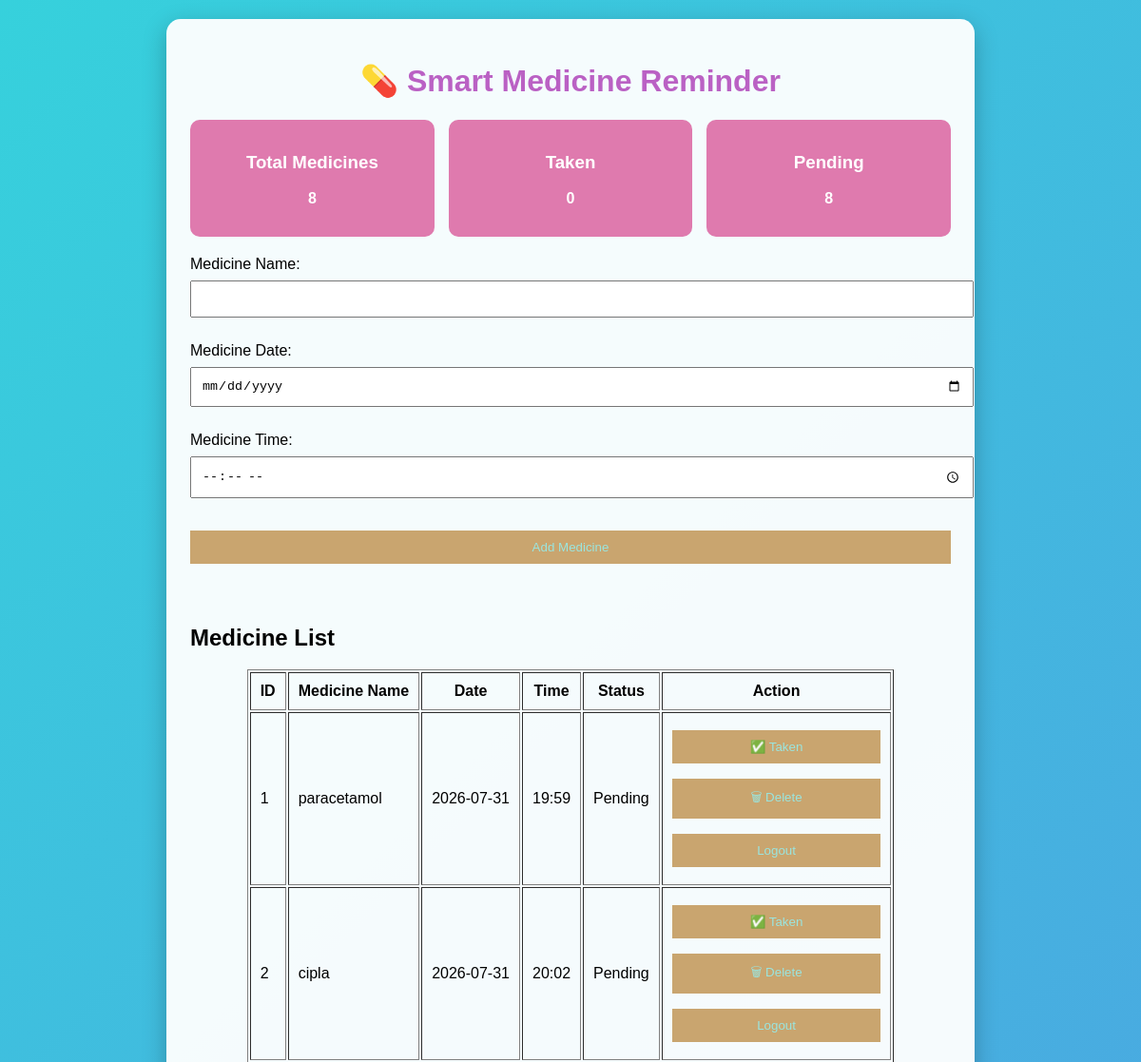
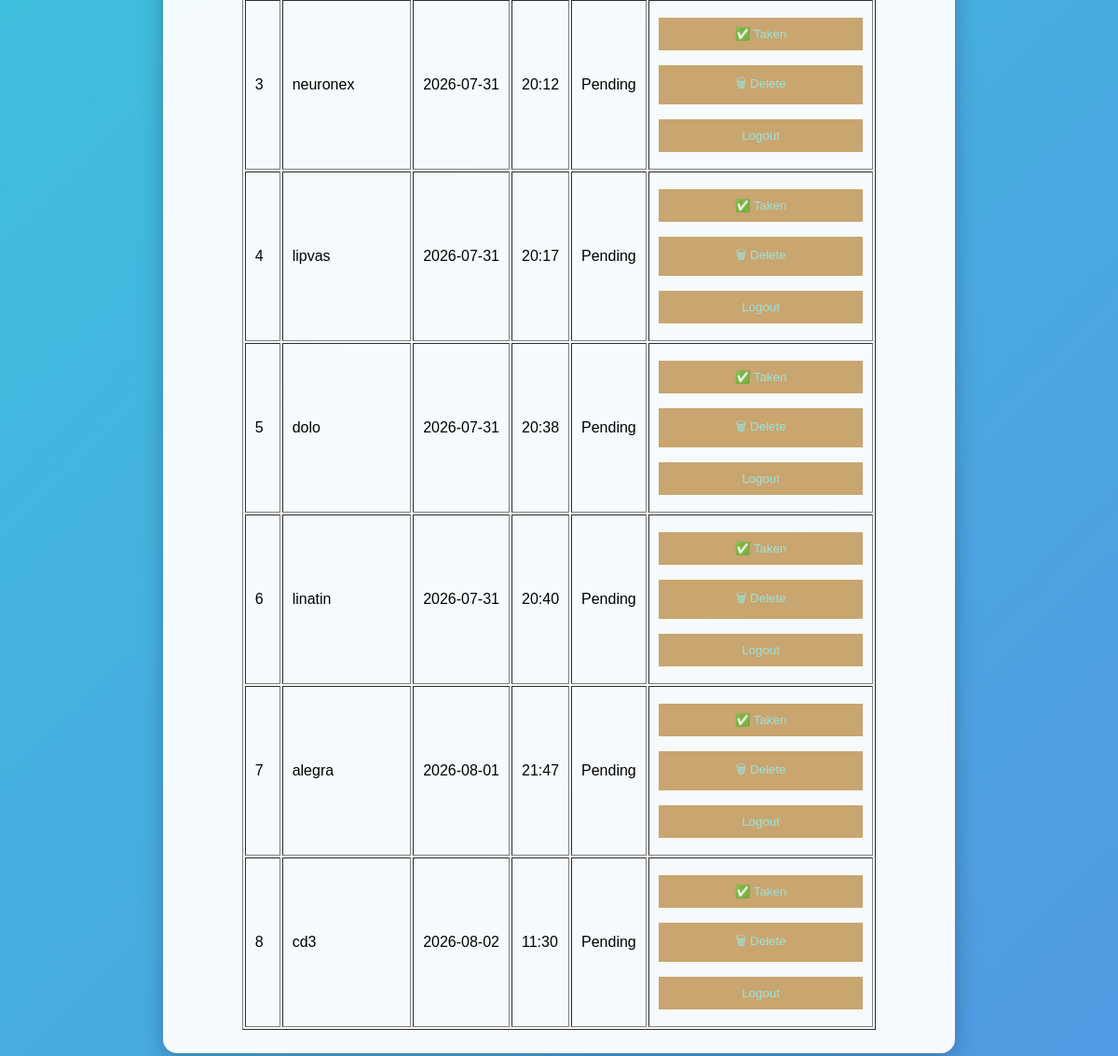
Screenshot of /home (signed in) with the database file from the repository (2 pictures, top to bottom).
### tables this page shows
CREATE TABLE medicine (
    id INTEGER PRIMARY KEY AUTOINCREMENT,
    medicine_name TEXT NOT NULL,
    medicine_date TEXT NOT NULL,
    medicine_time TEXT NOT NULL,
    status TEXT DEFAULT 'Pending'
);

### app.py (the view)
@app.route("/home")
def home():
    if "username" not in session:
        return redirect("/login")
    conn = sqlite3.connect("database.db")
    cursor = conn.cursor()
    cursor.execute("SELECT * FROM medicine")
    medicines = cursor.fetchall()
    total = len(medicines)
    taken = sum(1 for medicine in medicines if medicine[4] == "Taken")
    pending = total - taken
    conn.close()
    return render_template(
        "index.html",
        medicines=medicines,
        total=total,
        taken=taken,
        pending=pending
    )

### templates/index.html (shortened to what this page needs)
<!DOCTYPE html>
<html>
<head>
    <link rel="stylesheet" href="{{ url_for('static', filename='style.css') }}">
</head>
<body>
    <div class="container">
<h1>💊 Smart Medicine Reminder</h1>
<div class="dashboard">
    <div class="card">
        <h3>Total Medicines</h3>
        <p>{{total}}</p>
    </div>
    <div class="card">
        <h3>Taken</h3>
        <p>{{taken}}</p>
    </div>
    <div class="card">
        <h3>Pending</h3>
        <p>{{pending}}</p>
    </div>
</div>
<form action="/add" method="POST">
    <label>Medicine Name:</label><br>
    <input type="text" name="medicine_name" required><br><br>
    <label>Medicine Date:</label><br>
    <input type="date" name="medicine_date" required><br><br>
    <label>Medicine Time:</label><br>
    <input type="time" name="medicine_time" required><br><br>
    <button type="submit">Add Medicine</button>
</form>
<br><br>
<h2>Medicine List</h2>
<table border="1" align="center" cellpadding="10">
<tr>
    <th>ID</th>
    <th>Medicine Name</th>
    <th>Date</th>
    <th>Time</th>
    <th>Status</th>
    <th>Action</th>
</tr>
{% for medicine in medicines %}
<tr>
    <td>{{ medicine[0] }}</td>
    <td>{{ medicine[1] }}</td>
    <td>{{ medicine[2] }}</td>
    <td>{{ medicine[3] }}</td>
    <td>{{ medicine[4] }}</td>
<td>
    <a href="/taken/{{ medicine[0] }}">
        <button>✅ Taken</button>
    </a>
    <a href="/delete/{{ medicine[0] }}">
        <button>🗑 Delete</button>
    </a>
    <a href="/logout">
    <button>Logout</button>
    </a>
</td>
</tr>
{% endfor %}
</table>
</div>
</body>
</html>

### static/style.css (style rules this page uses)
body { font-family: Arial, sans-serif; margin: 0; padding: 20px; background: linear-gradient(135deg, #36D1DC, #5B86E5, #A770EF, #FF6FD8); background-size: 400% 400%; animation: gradientBG 10s ease infinite; }
.container { max-width:800px; margin:auto; background:rgba(255,255,255,0.95); padding:25px; border-radius:15px; box-shadow:0 8px 25px rgba(0,0,0,0.25); }
h1 { text-align: center; color: rgb(186, 97, 196); }
input, button { width: 100%; padding: 10px; margin: 8px 0; }
button { background: rgb(201, 165, 111); color: rgb(154, 229, 223); border: none; cursor: pointer; }
.dashboard { display:flex; justify-content:space-between; gap:15px; margin:20px 0; }
.card { flex:1; background:#df7aae; color:white; text-align:center; padding:15px; border-radius:10px; font-weight:bold; }

### rows the page displays
medicine: id "1", medicine_name "paracetamol", medicine_date "2026-07-31", medicine_time "19:59", status "Pending"
medicine: id "2", medicine_name "cipla", medicine_date "2026-07-31", medicine_time "20:02", status "Pending"
medicine: id "3", medicine_name "neuronex", medicine_date "2026-07-31", medicine_time "20:12", status "Pending"
medicine: id "4", medicine_name "lipvas", medicine_date "2026-07-31", medicine_time "20:17", status "Pending"
medicine: id "5", medicine_name "dolo", medicine_date "2026-07-31", medicine_time "20:38", status "Pending"
medicine: id "6", medicine_name "linatin", medicine_date "2026-07-31", medicine_time "20:40", status "Pending"
medicine: id "7", medicine_name "alegra", medicine_date "2026-08-01", medicine_time "21:47", status "Pending"
medicine: id "8", medicine_name "cd3", medicine_date "2026-08-02", medicine_time "11:30", status "Pending"

### other values shown
{{ total }} "8"
{{ taken }} "0"
{{ pending }} "8"
